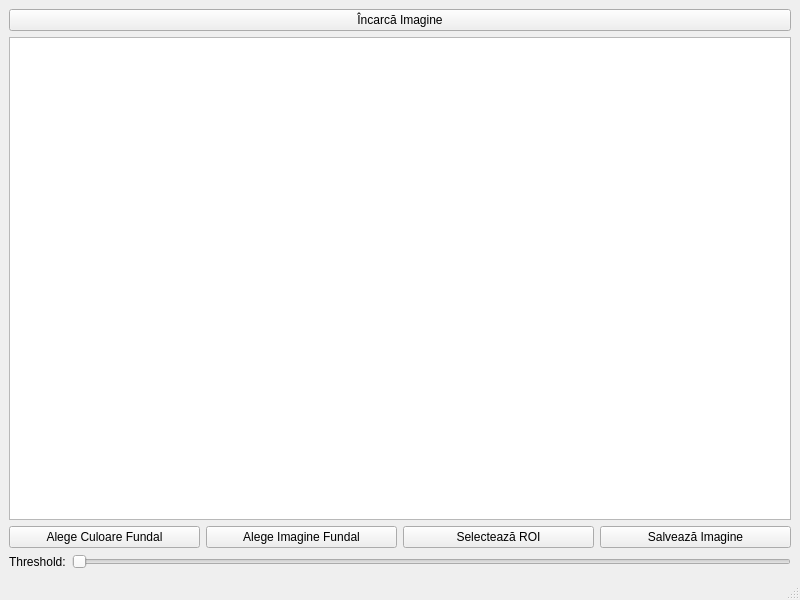
<?xml version="1.0" encoding="UTF-8"?>
<ui version="4.0">
 <class>MainWindow</class>
 <widget class="QMainWindow" name="MainWindow">
  <property name="geometry">
   <rect>
    <x>0</x>
    <y>0</y>
    <width>800</width>
    <height>600</height>
   </rect>
  </property>
  <property name="windowTitle">
   <string>Editor Fundal Imagine</string>
  </property>
  <widget class="QWidget" name="centralwidget">
   <layout class="QVBoxLayout" name="verticalLayout">
    <item>
     <widget class="QPushButton" name="pushButton_loadImage">
      <property name="text">
       <string>Încarcă Imagine</string>
      </property>
     </widget>
    </item>
    <item>
     <widget class="QGraphicsView" name="graphicsView"/>
    </item>
    <item>
     <layout class="QHBoxLayout" name="horizontalLayout">
      <item>
       <widget class="QPushButton" name="pushButton_backgroundColor">
        <property name="text">
         <string>Alege Culoare Fundal</string>
        </property>
       </widget>
      </item>
      <item>
       <widget class="QPushButton" name="pushButton_backgroundImage">
        <property name="text">
         <string>Alege Imagine Fundal</string>
        </property>
       </widget>
      </item>
      <item>
       <widget class="QPushButton" name="pushButton_selectROI">
        <property name="text">
         <string>Selectează ROI</string>
        </property>
       </widget>
      </item>
      <item>
       <widget class="QPushButton" name="pushButton_saveImage">
        <property name="text">
         <string>Salvează Imagine</string>
        </property>
       </widget>
      </item>
     </layout>
    </item>
    <item>
     <layout class="QHBoxLayout" name="horizontalLayout_2">
      <item>
       <widget class="QLabel" name="label_threshold">
        <property name="text">
         <string>Threshold:</string>
        </property>
       </widget>
      </item>
      <item>
       <widget class="QSlider" name="horizontalSlider_threshold">
        <property name="orientation">
         <enum>Qt::Orientation::Horizontal</enum>
        </property>
       </widget>
      </item>
     </layout>
    </item>
   </layout>
  </widget>
  <widget class="QStatusBar" name="statusbar"/>
 </widget>
 <resources/>
 <connections/>
</ui>
